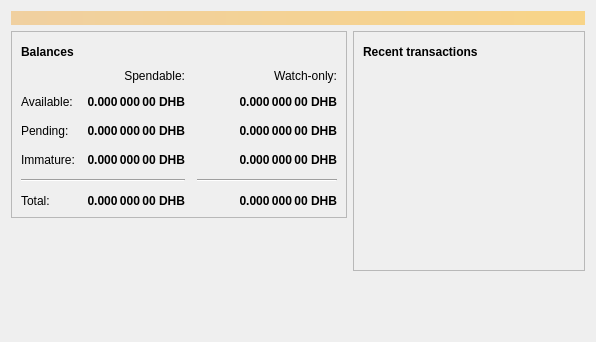
<?xml version="1.0" encoding="UTF-8"?>
<ui version="4.0">
 <class>OverviewPage</class>
 <widget class="QWidget" name="OverviewPage">
  <property name="geometry">
   <rect>
    <x>0</x>
    <y>0</y>
    <width>596</width>
    <height>342</height>
   </rect>
  </property>
  <property name="windowTitle">
   <string>Form</string>
  </property>
  <layout class="QVBoxLayout" name="topLayout">
   <item>
    <widget class="QLabel" name="labelAlerts">
     <property name="visible">
      <bool>false</bool>
     </property>
     <property name="styleSheet">
      <string notr="true">QLabel { background-color: qlineargradient(x1: 0, y1: 0, x2: 1, y2: 0, stop:0 #F0D0A0, stop:1 #F8D488); color:#000000; }</string>
     </property>
     <property name="wordWrap">
      <bool>true</bool>
     </property>
     <property name="margin">
      <number>3</number>
     </property>
     <property name="textInteractionFlags">
      <set>Qt::TextSelectableByMouse</set>
     </property>
    </widget>
   </item>
   <item>
    <layout class="QHBoxLayout" name="horizontalLayout" stretch="1,1">
     <item>
      <layout class="QVBoxLayout" name="verticalLayout_2">
       <item>
        <widget class="QFrame" name="frame">
         <property name="frameShape">
          <enum>QFrame::StyledPanel</enum>
         </property>
         <property name="frameShadow">
          <enum>QFrame::Raised</enum>
         </property>
         <layout class="QVBoxLayout" name="verticalLayout_4">
          <item>
           <layout class="QHBoxLayout" name="horizontalLayout_4">
            <item>
             <widget class="QLabel" name="label_5">
              <property name="font">
               <font>
                <weight>75</weight>
                <bold>true</bold>
               </font>
              </property>
              <property name="text">
               <string>Balances</string>
              </property>
             </widget>
            </item>
            <item>
             <widget class="QPushButton" name="labelWalletStatus">
              <property name="enabled">
               <bool>true</bool>
              </property>
              <property name="maximumSize">
               <size>
                <width>30</width>
                <height>16777215</height>
               </size>
              </property>
              <property name="toolTip">
               <string>The displayed information may be out of date. Your wallet automatically synchronizes with the DHBcoin network after a connection is established, but this process has not completed yet.</string>
              </property>
              <property name="text">
               <string/>
              </property>
              <property name="icon">
               <iconset resource="../bitcoin.qrc">
                <normaloff>:/icons/warning</normaloff>
                <disabledoff>:/icons/warning</disabledoff>:/icons/warning</iconset>
              </property>
              <property name="iconSize">
               <size>
                <width>24</width>
                <height>24</height>
               </size>
              </property>
              <property name="flat">
               <bool>true</bool>
              </property>
             </widget>
            </item>
            <item>
             <spacer name="horizontalSpacer_3">
              <property name="orientation">
               <enum>Qt::Horizontal</enum>
              </property>
              <property name="sizeHint" stdset="0">
               <size>
                <width>40</width>
                <height>20</height>
               </size>
              </property>
             </spacer>
            </item>
           </layout>
          </item>
          <item>
           <layout class="QGridLayout" name="gridLayout">
            <property name="spacing">
             <number>12</number>
            </property>
            <item row="2" column="2">
             <widget class="QLabel" name="labelWatchPending">
              <property name="font">
               <font>
                <weight>75</weight>
                <bold>true</bold>
               </font>
              </property>
              <property name="cursor">
               <cursorShape>IBeamCursor</cursorShape>
              </property>
              <property name="toolTip">
               <string>Unconfirmed transactions to watch-only addresses</string>
              </property>
              <property name="text">
               <string notr="true">0.000 000 00 DHB</string>
              </property>
              <property name="alignment">
               <set>Qt::AlignRight|Qt::AlignTrailing|Qt::AlignVCenter</set>
              </property>
              <property name="textInteractionFlags">
               <set>Qt::LinksAccessibleByMouse|Qt::TextSelectableByKeyboard|Qt::TextSelectableByMouse</set>
              </property>
             </widget>
            </item>
            <item row="2" column="1">
             <widget class="QLabel" name="labelUnconfirmed">
              <property name="font">
               <font>
                <weight>75</weight>
                <bold>true</bold>
               </font>
              </property>
              <property name="cursor">
               <cursorShape>IBeamCursor</cursorShape>
              </property>
              <property name="toolTip">
               <string>Total of transactions that have yet to be confirmed, and do not yet count toward the spendable balance</string>
              </property>
              <property name="text">
               <string notr="true">0.000 000 00 DHB</string>
              </property>
              <property name="alignment">
               <set>Qt::AlignRight|Qt::AlignTrailing|Qt::AlignVCenter</set>
              </property>
              <property name="textInteractionFlags">
               <set>Qt::LinksAccessibleByMouse|Qt::TextSelectableByKeyboard|Qt::TextSelectableByMouse</set>
              </property>
             </widget>
            </item>
            <item row="3" column="2">
             <widget class="QLabel" name="labelWatchImmature">
              <property name="font">
               <font>
                <weight>75</weight>
                <bold>true</bold>
               </font>
              </property>
              <property name="cursor">
               <cursorShape>IBeamCursor</cursorShape>
              </property>
              <property name="toolTip">
               <string>Mined balance in watch-only addresses that has not yet matured</string>
              </property>
              <property name="text">
               <string notr="true">0.000 000 00 DHB</string>
              </property>
              <property name="alignment">
               <set>Qt::AlignRight|Qt::AlignTrailing|Qt::AlignVCenter</set>
              </property>
              <property name="textInteractionFlags">
               <set>Qt::LinksAccessibleByMouse|Qt::TextSelectableByKeyboard|Qt::TextSelectableByMouse</set>
              </property>
             </widget>
            </item>
            <item row="4" column="0" colspan="2">
             <widget class="Line" name="line">
              <property name="orientation">
               <enum>Qt::Horizontal</enum>
              </property>
             </widget>
            </item>
            <item row="4" column="2">
             <widget class="Line" name="lineWatchBalance">
              <property name="sizePolicy">
               <sizepolicy hsizetype="Preferred" vsizetype="Fixed">
                <horstretch>0</horstretch>
                <verstretch>0</verstretch>
               </sizepolicy>
              </property>
              <property name="minimumSize">
               <size>
                <width>140</width>
                <height>0</height>
               </size>
              </property>
              <property name="orientation">
               <enum>Qt::Horizontal</enum>
              </property>
             </widget>
            </item>
            <item row="5" column="0">
             <widget class="QLabel" name="labelTotalText">
              <property name="text">
               <string>Total:</string>
              </property>
             </widget>
            </item>
            <item row="3" column="1">
             <widget class="QLabel" name="labelImmature">
              <property name="font">
               <font>
                <weight>75</weight>
                <bold>true</bold>
               </font>
              </property>
              <property name="cursor">
               <cursorShape>IBeamCursor</cursorShape>
              </property>
              <property name="toolTip">
               <string>Mined balance that has not yet matured</string>
              </property>
              <property name="text">
               <string notr="true">0.000 000 00 DHB</string>
              </property>
              <property name="alignment">
               <set>Qt::AlignRight|Qt::AlignTrailing|Qt::AlignVCenter</set>
              </property>
              <property name="textInteractionFlags">
               <set>Qt::LinksAccessibleByMouse|Qt::TextSelectableByKeyboard|Qt::TextSelectableByMouse</set>
              </property>
             </widget>
            </item>
            <item row="2" column="3">
             <spacer name="horizontalSpacer_2">
              <property name="orientation">
               <enum>Qt::Horizontal</enum>
              </property>
              <property name="sizeHint" stdset="0">
               <size>
                <width>40</width>
                <height>20</height>
               </size>
              </property>
             </spacer>
            </item>
            <item row="3" column="0">
             <widget class="QLabel" name="labelImmatureText">
              <property name="text">
               <string>Immature:</string>
              </property>
             </widget>
            </item>
            <item row="5" column="1">
             <widget class="QLabel" name="labelTotal">
              <property name="font">
               <font>
                <weight>75</weight>
                <bold>true</bold>
               </font>
              </property>
              <property name="cursor">
               <cursorShape>IBeamCursor</cursorShape>
              </property>
              <property name="toolTip">
               <string>Your current total balance</string>
              </property>
              <property name="text">
               <string notr="true">0.000 000 00 DHB</string>
              </property>
              <property name="alignment">
               <set>Qt::AlignRight|Qt::AlignTrailing|Qt::AlignVCenter</set>
              </property>
              <property name="textInteractionFlags">
               <set>Qt::LinksAccessibleByMouse|Qt::TextSelectableByKeyboard|Qt::TextSelectableByMouse</set>
              </property>
             </widget>
            </item>
            <item row="5" column="2">
             <widget class="QLabel" name="labelWatchTotal">
              <property name="font">
               <font>
                <weight>75</weight>
                <bold>true</bold>
               </font>
              </property>
              <property name="cursor">
               <cursorShape>IBeamCursor</cursorShape>
              </property>
              <property name="toolTip">
               <string>Current total balance in watch-only addresses</string>
              </property>
              <property name="text">
               <string notr="true">0.000 000 00 DHB</string>
              </property>
              <property name="alignment">
               <set>Qt::AlignRight|Qt::AlignTrailing|Qt::AlignVCenter</set>
              </property>
              <property name="textInteractionFlags">
               <set>Qt::LinksAccessibleByMouse|Qt::TextSelectableByKeyboard|Qt::TextSelectableByMouse</set>
              </property>
             </widget>
            </item>
            <item row="0" column="2">
             <widget class="QLabel" name="labelWatchonly">
              <property name="text">
               <string>Watch-only:</string>
              </property>
              <property name="alignment">
               <set>Qt::AlignRight|Qt::AlignTrailing|Qt::AlignVCenter</set>
              </property>
             </widget>
            </item>
            <item row="1" column="0">
             <widget class="QLabel" name="labelBalanceText">
              <property name="text">
               <string>Available:</string>
              </property>
             </widget>
            </item>
            <item row="1" column="1">
             <widget class="QLabel" name="labelBalance">
              <property name="font">
               <font>
                <weight>75</weight>
                <bold>true</bold>
               </font>
              </property>
              <property name="cursor">
               <cursorShape>IBeamCursor</cursorShape>
              </property>
              <property name="toolTip">
               <string>Your current spendable balance</string>
              </property>
              <property name="text">
               <string notr="true">0.000 000 00 DHB</string>
              </property>
              <property name="alignment">
               <set>Qt::AlignRight|Qt::AlignTrailing|Qt::AlignVCenter</set>
              </property>
              <property name="textInteractionFlags">
               <set>Qt::LinksAccessibleByMouse|Qt::TextSelectableByKeyboard|Qt::TextSelectableByMouse</set>
              </property>
             </widget>
            </item>
            <item row="1" column="2">
             <widget class="QLabel" name="labelWatchAvailable">
              <property name="font">
               <font>
                <weight>75</weight>
                <bold>true</bold>
               </font>
              </property>
              <property name="cursor">
               <cursorShape>IBeamCursor</cursorShape>
              </property>
              <property name="toolTip">
               <string>Your current balance in watch-only addresses</string>
              </property>
              <property name="text">
               <string notr="true">0.000 000 00 DHB</string>
              </property>
              <property name="alignment">
               <set>Qt::AlignRight|Qt::AlignTrailing|Qt::AlignVCenter</set>
              </property>
              <property name="textInteractionFlags">
               <set>Qt::LinksAccessibleByMouse|Qt::TextSelectableByKeyboard|Qt::TextSelectableByMouse</set>
              </property>
             </widget>
            </item>
            <item row="2" column="0">
             <widget class="QLabel" name="labelPendingText">
              <property name="text">
               <string>Pending:</string>
              </property>
             </widget>
            </item>
            <item row="0" column="1">
             <widget class="QLabel" name="labelSpendable">
              <property name="text">
               <string>Spendable:</string>
              </property>
              <property name="alignment">
               <set>Qt::AlignRight|Qt::AlignTrailing|Qt::AlignVCenter</set>
              </property>
             </widget>
            </item>
           </layout>
          </item>
         </layout>
        </widget>
       </item>
       <item>
        <spacer name="verticalSpacer">
         <property name="orientation">
          <enum>Qt::Vertical</enum>
         </property>
         <property name="sizeHint" stdset="0">
          <size>
           <width>20</width>
           <height>40</height>
          </size>
         </property>
        </spacer>
       </item>
      </layout>
     </item>
     <item>
      <layout class="QVBoxLayout" name="verticalLayout_3">
       <item>
        <widget class="QFrame" name="frame_2">
         <property name="frameShape">
          <enum>QFrame::StyledPanel</enum>
         </property>
         <property name="frameShadow">
          <enum>QFrame::Raised</enum>
         </property>
         <layout class="QVBoxLayout" name="verticalLayout">
          <item>
           <layout class="QHBoxLayout" name="horizontalLayout_2">
            <item>
             <widget class="QLabel" name="label_4">
              <property name="font">
               <font>
                <weight>75</weight>
                <bold>true</bold>
               </font>
              </property>
              <property name="text">
               <string>Recent transactions</string>
              </property>
             </widget>
            </item>
            <item>
             <widget class="QPushButton" name="labelTransactionsStatus">
              <property name="enabled">
               <bool>true</bool>
              </property>
              <property name="maximumSize">
               <size>
                <width>30</width>
                <height>16777215</height>
               </size>
              </property>
              <property name="toolTip">
               <string>The displayed information may be out of date. Your wallet automatically synchronizes with the DHBcoin network after a connection is established, but this process has not completed yet.</string>
              </property>
              <property name="text">
               <string/>
              </property>
              <property name="icon">
               <iconset resource="../bitcoin.qrc">
                <normaloff>:/icons/warning</normaloff>
                <disabledoff>:/icons/warning</disabledoff>:/icons/warning</iconset>
              </property>
              <property name="iconSize">
               <size>
                <width>24</width>
                <height>24</height>
               </size>
              </property>
              <property name="flat">
               <bool>true</bool>
              </property>
             </widget>
            </item>
            <item>
             <spacer name="horizontalSpacer">
              <property name="orientation">
               <enum>Qt::Horizontal</enum>
              </property>
              <property name="sizeHint" stdset="0">
               <size>
                <width>40</width>
                <height>20</height>
               </size>
              </property>
             </spacer>
            </item>
           </layout>
          </item>
          <item>
           <widget class="QListView" name="listTransactions">
            <property name="styleSheet">
             <string notr="true">QListView { background: transparent; }</string>
            </property>
            <property name="frameShape">
             <enum>QFrame::NoFrame</enum>
            </property>
            <property name="verticalScrollBarPolicy">
             <enum>Qt::ScrollBarAlwaysOff</enum>
            </property>
            <property name="horizontalScrollBarPolicy">
             <enum>Qt::ScrollBarAlwaysOff</enum>
            </property>
            <property name="selectionMode">
             <enum>QAbstractItemView::NoSelection</enum>
            </property>
           </widget>
          </item>
         </layout>
        </widget>
       </item>
       <item>
        <spacer name="verticalSpacer_2">
         <property name="orientation">
          <enum>Qt::Vertical</enum>
         </property>
         <property name="sizeHint" stdset="0">
          <size>
           <width>20</width>
           <height>40</height>
          </size>
         </property>
        </spacer>
       </item>
      </layout>
     </item>
    </layout>
   </item>
  </layout>
 </widget>
 <resources/>
 <connections/>
</ui>
